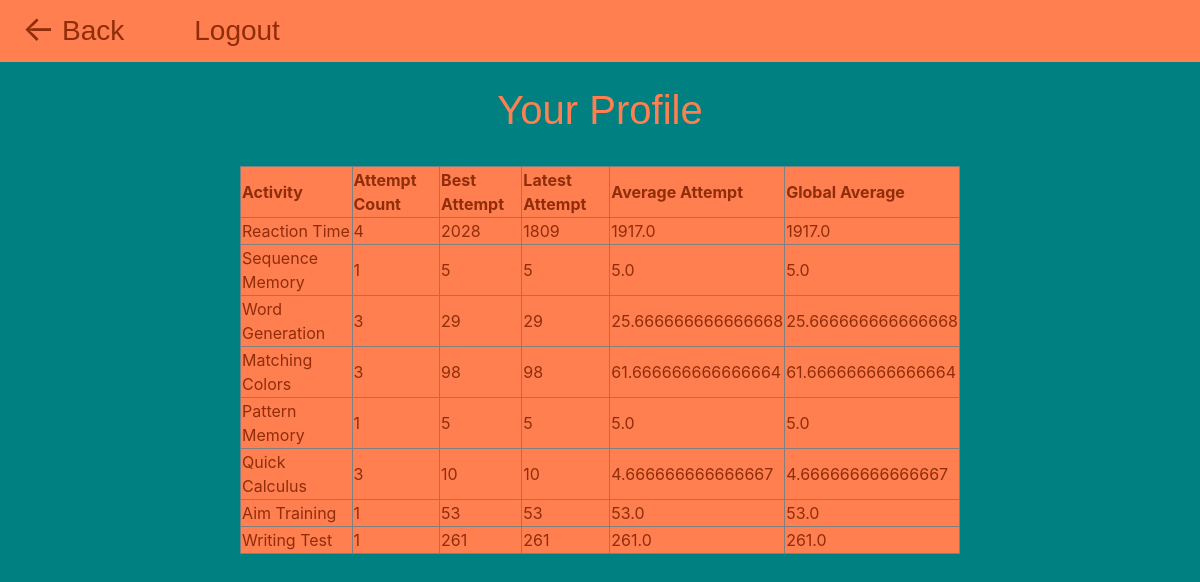
Screenshot of /profile (signed in) with the database file from the repository.
### website/models.py (models this page shows)
class Statistics(db.Model):
    __tablename__ = 'stats'
    id = db.Column(db.Integer, primary_key=True)
    owner_id = db.Column(db.Integer, db.ForeignKey('users.id'), nullable=False)
    type = db.Column(db.Enum(Activities), nullable=False)
    results = db.Column(db.Integer)
    created_at = db.Column(db.DateTime(timezone=True), default=func.now())
    owner = db.relationship('User', back_populates='statistics')

### website/views.py (the view)
@views.route('/profile')
@login_required
def profile():
    return render_template('profile.html', stats = make_stats())

### website/auth.py (called while the page is built)
@login_manager.user_loader
def load_user(user_id):
    return User.query.get(int(user_id))

### website/stats_support.py (called while the page is built)
def get_attempt_count(game_id):
    stats = Statistics.query.filter_by(owner_id=current_user.get_id(), type=game_id).all()
    results = [stat.results for stat in stats]
    return len(results)

def get_best_attempt_for(game_id):
    stat = Statistics.query.filter_by(owner_id=current_user.get_id(), type=game_id).\
        order_by(Statistics.results.desc()).first()
    if stat:
        return stat.results
    else:
        return 0

def get_latest_attempt_for(game_id):
    stat = Statistics.query.filter_by(owner_id=current_user.get_id(), type=game_id).\
        order_by(Statistics.created_at.desc()).first()
    if stat:
        return stat.results
    else:
        return 0

def get_average_attempt_for(game_id):
    stats = Statistics.query.filter_by(owner_id=current_user.get_id(), type=game_id).all()
    results = [stat.results for stat in stats]
    if len(results) == 0:
        return 0
    else:
        return sum(results) / len(results)

def get_global_average_for(game_id):
    stats = Statistics.query.filter_by(type=game_id).all()
    results = [stat.results for stat in stats]
    if len(results) == 0:
        return 0
    else:
        return sum(results) / len(results)

def make_stats_for(game_id):
    stats = [
        {"name": "Attempt Count", "value": get_attempt_count(game_id=game_id)},
        {"name": "Best Attempt", "value": get_best_attempt_for(game_id=game_id)},
        {"name": "Latest Attempt", "value": get_latest_attempt_for(game_id=game_id)},
        {"name": "Average Attempt", "value": get_average_attempt_for(game_id=game_id)},
        {"name": "Global Average", "value": get_global_average_for(game_id=game_id)}
    ]
    return stats

### website/templates/profile.html (shortened to what this page needs)
{% extends 'base.html' %}
{% block content %}
    <div class="button-line-left">
        <div class="back-button">
            <back>
                <a href="/">Back</a>
            </back>
        </div>
        <div class="logout-button">
            <back>
                <a href="/auth/logout">Logout</a>
            </back>
        </div>
    </div>
<div class="centering_container">
    <h1 align="center">Your Profile</h1>
</div>
    <table border="1" style="width: 60%; background-color: coral; color: rgb(144, 45, 9);">
        <thead>
            <tr>
                <th>Activity</th>
                <th>Attempt Count</th>
                <th>Best Attempt</th>
                <th>Latest Attempt</th>
                <th>Average Attempt</th>
                <th>Global Average</th>
            </tr>
        </thead>
        <tbody>
            {% for game in stats %}
                <tr>
                    <td>{{ game['name'] }}</td>
                    {% for game_stats in game['value'] %}
                        <td>{{ game_stats['value'] }}</td>
                    {% endfor %}
                </tr>
            {% endfor %}
        </tbody>
    </table>
{% endblock %}

### website/templates/base.html (shortened to what this page needs)
    <!DOCTYPE html>
    <html lang="en">
    <head>
        <link
            rel="stylesheet"
            href="https://stackpath.bootstrapcdn.com/bootstrap/4.4.1/css/bootstrap.min.css"
>
        <link
            rel="stylesheet"
            href="https://stackpath.bootstrapcdn.com/font-awesome/4.7.0/css/font-awesome.min.css"
>
    </head>
    <body>
        <div class="content">
            {% block content %} {% endblock %}
        </div>
    </body>
    </html>

### website/templates/base.html (style rules this page uses)
body { background-color: teal; }
.content { justify-content: center; width: 100%; display: flex; flex-direction: row; flex-wrap: wrap; }
.button-line-left { background-color: coral; justify-content: left; width: 100%; display: flex; padding-left: 1vw; }
.centering_container { width: 100%; justify-content: center; display: flex; padding: 2vw; text-align: justify; color: coral; font-family: 'Lucida Sans', 'Lucida Sans Regular', 'Lucida Grande', 'Lucida Sans Unicode', Geneva, Verdana, sans-serif; font-size: x-large; }

### website/templates/profile.html (style rules this page uses)
.back-button { background-color: coral; color: rgb(144, 45, 9); font-size: 16px; padding: 10px 20px; display: inline-block; position: relative; }
.logout-button { background-color: coral; color: rgb(144, 45, 9); font-size: 16px; padding: 10px 20px; display: inline-block; position: relative; margin-right: 1vw; }
.back-button::before { content: '←'; position: absolute; left: 10px; top: 50%; transform: translateY(-55%); font-size: 35px; }
back a { color: rgb(144, 45, 9); font-size: 3.5vh; margin-left: 30px; text-decoration: none; font-family: 'Lucida Sans', 'Lucida Sans Regular', 'Lucida Grande', 'Lucida Sans Unicode', Geneva, Verdana, sans-serif; }

### rows the page displays
Statistics: value "2028"
Statistics: value "1809"
Statistics: value "261"

### other values shown
{{ game['name'] }} "Reaction Time" "Sequence Memory" "Word Generation" "Matching Colors" "Pattern Memory" "Quick Calculus" "Aim Training" "Writing Test"
{{ game_stats['value'] }} "4" "1917.0" "1917.0" "1" "5" "5" "5.0" "5.0" "3" "29" "29" "25.666666666666668" "25.666666666666668" "3" "98" "98" "61.666666666666664" "61.666666666666664" "1" "5" "5" "5.0" "5.0" "3" "10" "10" "4.666666666666667" "4.666666666666667" "1" "53" "53" "53.0" "53.0" "1" "261.0" "261.0"
